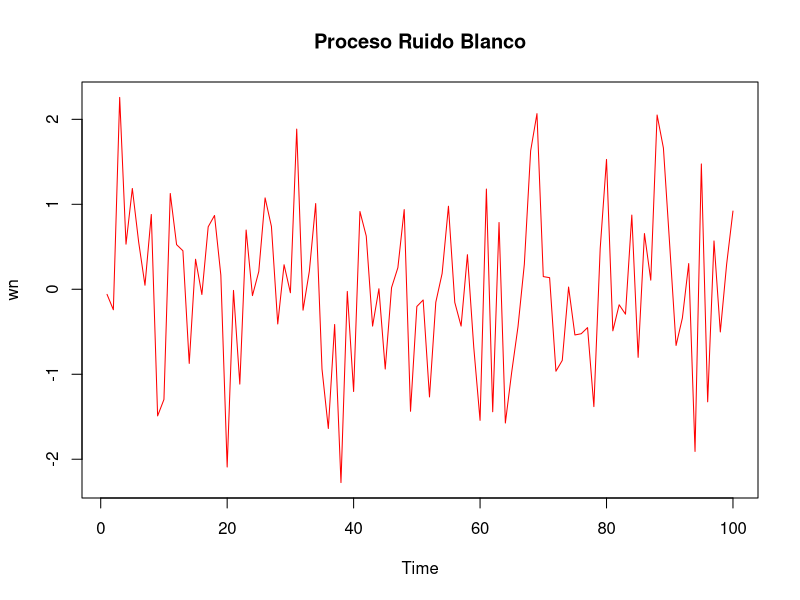
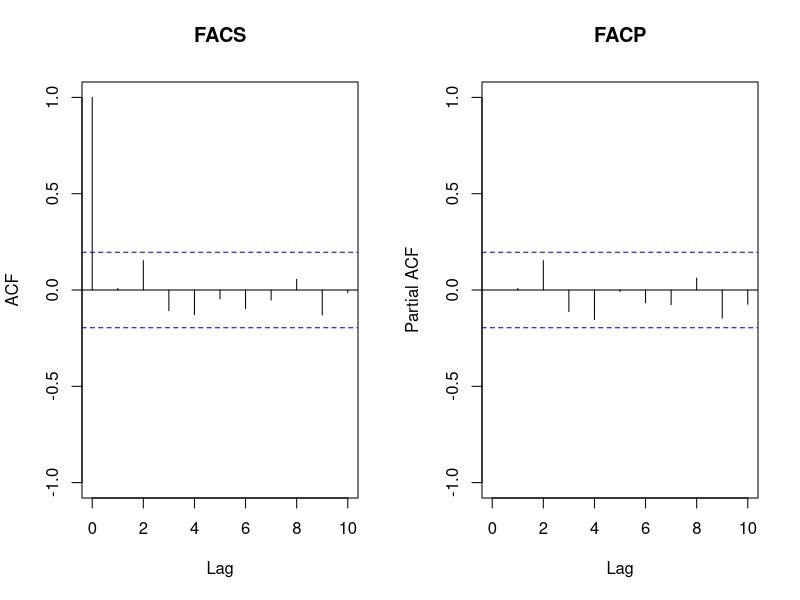
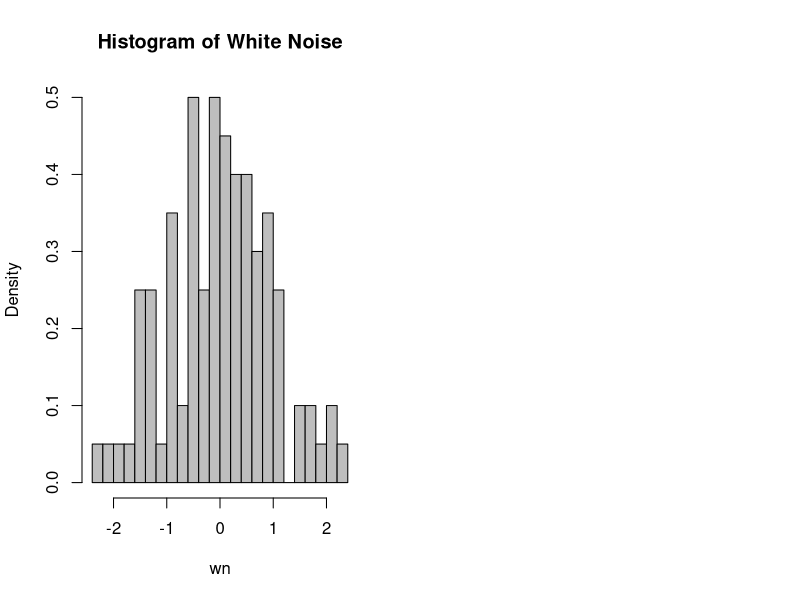

These charts were generated, in order, by the following R code:
######################################################
############# Econometrics - Time Series #############
########### Simulation White Noise Procces ###########
######################################################

wn <- rnorm(100,0,1)
wn

# Graph
ts.plot(wn,main="Proceso Ruido Blanco", col = "red")

## Visual matrix 1x2
par(mfrow=c(1,2))
acf(wn, main="FACS", ylim=c(-1,1), xlim=c(0,10))
pacf(wn, main="FACP", ylim=c(-1,1), xlim=c(0,10))

# Descriptive Moments
hist(wn, main="Histogram of White Noise", breaks=20, freq=FALSE, col="grey")
summary(wn)
sd <- sd(wn)
